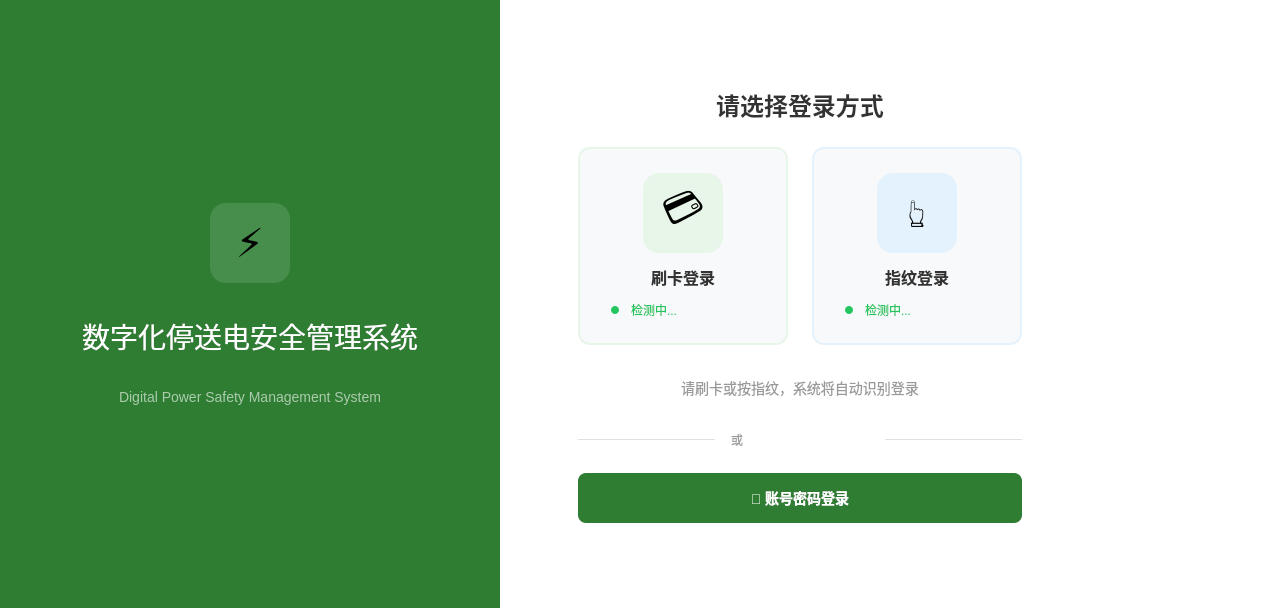
<?xml version="1.0" encoding="UTF-8"?>
<ui version="4.0">
 <class>LoginPage</class>
 <widget class="QWidget" name="LoginPage">
  <property name="geometry">
   <rect>
    <x>0</x>
    <y>0</y>
    <width>1280</width>
    <height>608</height>
   </rect>
  </property>
  <property name="styleSheet">
   <string notr="true">
/* ========== 登录页面样式 - 方案C ========== */
#LoginPage {
    background-color: #F5F3EF;
}

/* 左侧品牌面板 */
#leftPanel {
    background-color: #2E7D32;
}

#brandIcon {
    background-color: rgba(255, 255, 255, 0.125);
    border-radius: 16px;
}

#brandTitle {
    color: #FFFFFF;
    font-size: 28px;
    font-weight: normal;
}

#brandSubtitle {
    color: rgba(255, 255, 255, 0.6);
    font-size: 14px;
}

/* 右侧登录面板 */
#rightPanel {
    background-color: #FFFFFF;
}

/* 登录标题 */
#loginTitle {
    color: #333333;
    font-size: 24px;
    font-weight: bold;
}

/* 设备卡片通用样式 */
#cardReaderBox, #fingerReaderBox {
    background-color: #F8F9FA;
    border-radius: 12px;
    border: 2px solid #E8F5E9;
}

#fingerReaderBox {
    border-color: #E3F2FD;
}

/* 设备图标容器 */
#cardIconBox {
    background-color: #E8F5E9;
    border-radius: 16px;
}

#fingerIconBox {
    background-color: #E3F2FD;
    border-radius: 16px;
}

/* 设备标签 */
#cardLabel, #fingerLabel {
    color: #333333;
    font-size: 16px;
    font-weight: bold;
}

/* 状态指示器 */
#cardStatusDot, #fingerStatusDot {
    background-color: #22C55E;
    border-radius: 4px;
}

#cardStatusText, #fingerStatusText {
    color: #22C55E;
    font-size: 12px;
}

/* 提示文本 */
#hintLabel {
    color: #999999;
    font-size: 14px;
}

/* 分割线 */
#dividerLine1, #dividerLine2 {
    background-color: #E0E0E0;
}

#dividerText {
    color: #999999;
    font-size: 12px;
}

/* 账号密码登录按钮 */
#accountLoginBtn {
    background-color: #2E7D32;
    color: #FFFFFF;
    font-size: 14px;
    font-weight: bold;
    border: none;
    border-radius: 8px;
    padding: 14px 32px;
}

#accountLoginBtn:hover {
    background-color: #1B5E20;
}

#accountLoginBtn:pressed {
    background-color: #145214;
}

/* ========== 账号密码登录区域 ========== */
#usernameEdit, #passwordEdit {
    background-color: #FFFFFF;
    border: 1px solid #E0E0E0;
    border-radius: 8px;
    padding: 12px 16px;
    font-size: 14px;
    color: #333333;
}

#usernameEdit:focus, #passwordEdit:focus {
    border-color: #2E7D32;
}

#selectAccountBtn {
    background-color: #F5F7FA;
    color: #2E7D32;
    font-size: 14px;
    font-weight: bold;
    border: 1px solid #D0D7DE;
    border-radius: 8px;
    padding: 12px 18px;
}

#selectAccountBtn:hover {
    background-color: #E8F5E9;
}

#selectAccountBtn:disabled {
    color: #9AA4AF;
}

#loginBtn {
    background-color: #2E7D32;
    color: #FFFFFF;
    font-size: 16px;
    font-weight: bold;
    border: none;
    border-radius: 8px;
    padding: 14px;
}

#loginBtn:hover {
    background-color: #1B5E20;
}

#backBtn {
    background-color: transparent;
    color: #2E7D32;
    font-size: 14px;
    border: 1px solid #2E7D32;
    border-radius: 8px;
    padding: 10px 20px;
}

#backBtn:hover {
    background-color: #E8F5E9;
}
   </string>
  </property>
  
  <!-- 主布局 -->
  <layout class="QHBoxLayout" name="mainLayout">
   <property name="spacing">
    <number>0</number>
   </property>
   <property name="leftMargin">
    <number>0</number>
   </property>
   <property name="topMargin">
    <number>0</number>
   </property>
   <property name="rightMargin">
    <number>0</number>
   </property>
   <property name="bottomMargin">
    <number>0</number>
   </property>
   
   <!-- 左侧品牌面板 -->
   <item>
    <widget class="QWidget" name="leftPanel" native="true">
     <property name="minimumSize">
      <size>
       <width>500</width>
       <height>0</height>
      </size>
     </property>
     <layout class="QVBoxLayout" name="leftLayout">
      <property name="spacing">
       <number>32</number>
      </property>
      <property name="leftMargin">
       <number>60</number>
      </property>
      <property name="topMargin">
       <number>60</number>
      </property>
      <property name="rightMargin">
       <number>60</number>
      </property>
      <property name="bottomMargin">
       <number>60</number>
      </property>
      <item>
       <spacer name="leftTopSpacer">
        <property name="orientation">
         <enum>Qt::Vertical</enum>
        </property>
        <property name="sizeHint" stdset="0">
         <size>
          <width>20</width>
          <height>40</height>
         </size>
        </property>
       </spacer>
      </item>
      <!-- 品牌图标 -->
      <item>
       <layout class="QHBoxLayout" name="brandIconLayout">
        <item>
         <spacer name="iconLeftSpacer">
          <property name="orientation">
           <enum>Qt::Horizontal</enum>
          </property>
         </spacer>
        </item>
        <item>
         <widget class="QFrame" name="brandIcon">
          <property name="minimumSize">
           <size>
            <width>80</width>
            <height>80</height>
           </size>
          </property>
          <property name="maximumSize">
           <size>
            <width>80</width>
            <height>80</height>
           </size>
          </property>
          <layout class="QVBoxLayout" name="brandIconInnerLayout">
           <item>
            <widget class="QLabel" name="brandIconLabel">
             <property name="text">
              <string>⚡</string>
             </property>
             <property name="alignment">
              <set>Qt::AlignCenter</set>
             </property>
             <property name="styleSheet">
              <string>font-size: 40px;</string>
             </property>
            </widget>
           </item>
          </layout>
         </widget>
        </item>
        <item>
         <spacer name="iconRightSpacer">
          <property name="orientation">
           <enum>Qt::Horizontal</enum>
          </property>
         </spacer>
        </item>
       </layout>
      </item>
      <!-- 品牌标题 -->
      <item>
       <widget class="QLabel" name="brandTitle">
        <property name="text">
         <string>数字化停送电安全管理系统</string>
        </property>
        <property name="alignment">
         <set>Qt::AlignCenter</set>
        </property>
       </widget>
      </item>
      <!-- 品牌副标题 -->
      <item>
       <widget class="QLabel" name="brandSubtitle">
        <property name="text">
         <string>Digital Power Safety Management System</string>
        </property>
        <property name="alignment">
         <set>Qt::AlignCenter</set>
        </property>
       </widget>
      </item>
      <item>
       <spacer name="leftBottomSpacer">
        <property name="orientation">
         <enum>Qt::Vertical</enum>
        </property>
        <property name="sizeHint" stdset="0">
         <size>
          <width>20</width>
          <height>40</height>
         </size>
        </property>
       </spacer>
      </item>
     </layout>
    </widget>
   </item>
   
   <!-- 右侧登录面板 -->
   <item>
    <widget class="QWidget" name="rightPanel" native="true">
     <property name="minimumSize">
      <size>
       <width>600</width>
       <height>0</height>
      </size>
     </property>
     <layout class="QVBoxLayout" name="rightLayout">
      <property name="spacing">
       <number>0</number>
      </property>
      <property name="leftMargin">
       <number>60</number>
      </property>
      <property name="topMargin">
       <number>60</number>
      </property>
      <property name="rightMargin">
       <number>60</number>
      </property>
      <property name="bottomMargin">
       <number>60</number>
      </property>
      <item>
       <spacer name="rightTopSpacer">
        <property name="orientation">
         <enum>Qt::Vertical</enum>
        </property>
       </spacer>
      </item>
      
      <!-- 登录卡片容器 -->
      <item>
       <widget class="QWidget" name="loginCard" native="true">
        <property name="maximumSize">
         <size>
          <width>480</width>
          <height>16777215</height>
         </size>
        </property>
        <layout class="QVBoxLayout" name="loginCardLayout">
         <property name="spacing">
          <number>24</number>
         </property>
         
         <!-- 堆叠窗口：设备登录/账号登录切换 -->
         <item>
          <widget class="QStackedWidget" name="loginStackedWidget">
           <property name="currentIndex">
            <number>0</number>
           </property>
           
           <!-- 页面0：设备登录（刷卡/指纹） -->
           <widget class="QWidget" name="deviceLoginPage">
            <layout class="QVBoxLayout" name="deviceLoginLayout">
             <property name="spacing">
              <number>24</number>
             </property>
             
             <!-- 标题 -->
             <item>
              <widget class="QLabel" name="loginTitle">
               <property name="text">
                <string>请选择登录方式</string>
               </property>
               <property name="alignment">
                <set>Qt::AlignCenter</set>
               </property>
              </widget>
             </item>
             
             <!-- 设备卡片行 -->
             <item>
              <layout class="QHBoxLayout" name="deviceRowLayout">
               <property name="spacing">
                <number>24</number>
               </property>
               
               <!-- 刷卡登录卡片 -->
               <item>
                <widget class="QFrame" name="cardReaderBox">
                 <property name="minimumSize">
                  <size>
                   <width>200</width>
                   <height>180</height>
                  </size>
                 </property>
                 <layout class="QVBoxLayout" name="cardReaderLayout">
                  <property name="spacing">
                   <number>12</number>
                  </property>
                  <property name="margin">
                   <number>24</number>
                  </property>
                  <item>
                   <layout class="QHBoxLayout" name="cardIconLayout">
                    <item>
                     <spacer name="cardIconLeft">
                      <property name="orientation">
                       <enum>Qt::Horizontal</enum>
                      </property>
                     </spacer>
                    </item>
                    <item>
                     <widget class="QFrame" name="cardIconBox">
                      <property name="minimumSize">
                       <size>
                        <width>80</width>
                        <height>80</height>
                       </size>
                      </property>
                      <property name="maximumSize">
                       <size>
                        <width>80</width>
                        <height>80</height>
                       </size>
                      </property>
                      <layout class="QVBoxLayout" name="cardIconBoxLayout">
                       <item>
                        <widget class="QLabel" name="cardIcon">
                         <property name="text">
                          <string>💳</string>
                         </property>
                         <property name="alignment">
                          <set>Qt::AlignCenter</set>
                         </property>
                         <property name="styleSheet">
                          <string>font-size: 40px;</string>
                         </property>
                        </widget>
                       </item>
                      </layout>
                     </widget>
                    </item>
                    <item>
                     <spacer name="cardIconRight">
                      <property name="orientation">
                       <enum>Qt::Horizontal</enum>
                      </property>
                     </spacer>
                    </item>
                   </layout>
                  </item>
                  <item>
                   <widget class="QLabel" name="cardLabel">
                    <property name="text">
                     <string>刷卡登录</string>
                    </property>
                    <property name="alignment">
                     <set>Qt::AlignCenter</set>
                    </property>
                   </widget>
                  </item>
                  <item>
                   <layout class="QHBoxLayout" name="cardStatusLayout">
                    <item>
                     <spacer name="cardStatusLeft">
                      <property name="orientation">
                       <enum>Qt::Horizontal</enum>
                      </property>
                     </spacer>
                    </item>
                    <item>
                     <widget class="QFrame" name="cardStatusDot">
                      <property name="minimumSize">
                       <size>
                        <width>8</width>
                        <height>8</height>
                       </size>
                      </property>
                      <property name="maximumSize">
                       <size>
                        <width>8</width>
                        <height>8</height>
                       </size>
                      </property>
                     </widget>
                    </item>
                    <item>
                     <widget class="QLabel" name="cardStatusText">
                      <property name="text">
                       <string>检测中...</string>
                      </property>
                     </widget>
                    </item>
                    <item>
                     <spacer name="cardStatusRight">
                      <property name="orientation">
                       <enum>Qt::Horizontal</enum>
                      </property>
                     </spacer>
                    </item>
                   </layout>
                  </item>
                 </layout>
                </widget>
               </item>
               
               <!-- 指纹登录卡片 -->
               <item>
                <widget class="QFrame" name="fingerReaderBox">
                 <property name="minimumSize">
                  <size>
                   <width>200</width>
                   <height>180</height>
                  </size>
                 </property>
                 <layout class="QVBoxLayout" name="fingerReaderLayout">
                  <property name="spacing">
                   <number>12</number>
                  </property>
                  <property name="margin">
                   <number>24</number>
                  </property>
                  <item>
                   <layout class="QHBoxLayout" name="fingerIconLayout">
                    <item>
                     <spacer name="fingerIconLeft">
                      <property name="orientation">
                       <enum>Qt::Horizontal</enum>
                      </property>
                     </spacer>
                    </item>
                    <item>
                     <widget class="QFrame" name="fingerIconBox">
                      <property name="minimumSize">
                       <size>
                        <width>80</width>
                        <height>80</height>
                       </size>
                      </property>
                      <property name="maximumSize">
                       <size>
                        <width>80</width>
                        <height>80</height>
                       </size>
                      </property>
                      <layout class="QVBoxLayout" name="fingerIconBoxLayout">
                       <item>
                        <widget class="QLabel" name="fingerIcon">
                         <property name="text">
                          <string>👆</string>
                         </property>
                         <property name="alignment">
                          <set>Qt::AlignCenter</set>
                         </property>
                         <property name="styleSheet">
                          <string>font-size: 40px;</string>
                         </property>
                        </widget>
                       </item>
                      </layout>
                     </widget>
                    </item>
                    <item>
                     <spacer name="fingerIconRight">
                      <property name="orientation">
                       <enum>Qt::Horizontal</enum>
                      </property>
                     </spacer>
                    </item>
                   </layout>
                  </item>
                  <item>
                   <widget class="QLabel" name="fingerLabel">
                    <property name="text">
                     <string>指纹登录</string>
                    </property>
                    <property name="alignment">
                     <set>Qt::AlignCenter</set>
                    </property>
                   </widget>
                  </item>
                  <item>
                   <layout class="QHBoxLayout" name="fingerStatusLayout">
                    <item>
                     <spacer name="fingerStatusLeft">
                      <property name="orientation">
                       <enum>Qt::Horizontal</enum>
                      </property>
                     </spacer>
                    </item>
                    <item>
                     <widget class="QFrame" name="fingerStatusDot">
                      <property name="minimumSize">
                       <size>
                        <width>8</width>
                        <height>8</height>
                       </size>
                      </property>
                      <property name="maximumSize">
                       <size>
                        <width>8</width>
                        <height>8</height>
                       </size>
                      </property>
                     </widget>
                    </item>
                    <item>
                     <widget class="QLabel" name="fingerStatusText">
                      <property name="text">
                       <string>检测中...</string>
                      </property>
                     </widget>
                    </item>
                    <item>
                     <spacer name="fingerStatusRight">
                      <property name="orientation">
                       <enum>Qt::Horizontal</enum>
                      </property>
                     </spacer>
                    </item>
                   </layout>
                  </item>
                 </layout>
                </widget>
               </item>
              </layout>
             </item>
             
             <!-- 提示文本 -->
             <item>
              <widget class="QLabel" name="hintLabel">
               <property name="text">
                <string>请刷卡或按指纹，系统将自动识别登录</string>
               </property>
               <property name="alignment">
                <set>Qt::AlignCenter</set>
               </property>
              </widget>
             </item>
             
             <!-- 分割线 -->
             <item>
              <layout class="QHBoxLayout" name="dividerLayout">
               <property name="spacing">
                <number>16</number>
               </property>
               <item>
                <widget class="QFrame" name="dividerLine1">
                 <property name="minimumSize">
                  <size>
                   <width>0</width>
                   <height>1</height>
                  </size>
                 </property>
                 <property name="maximumSize">
                  <size>
                   <width>16777215</width>
                   <height>1</height>
                  </size>
                 </property>
                </widget>
               </item>
               <item>
                <widget class="QLabel" name="dividerText">
                 <property name="text">
                  <string>或</string>
                 </property>
                </widget>
               </item>
               <item>
                <widget class="QFrame" name="dividerLine2">
                 <property name="minimumSize">
                  <size>
                   <width>0</width>
                   <height>1</height>
                  </size>
                 </property>
                 <property name="maximumSize">
                  <size>
                   <width>16777215</width>
                   <height>1</height>
                  </size>
                 </property>
                </widget>
               </item>
              </layout>
             </item>
             
             <!-- 账号密码登录按钮 -->
             <item>
              <widget class="QPushButton" name="accountLoginBtn">
               <property name="text">
                <string>👤 账号密码登录</string>
               </property>
               <property name="minimumSize">
                <size>
                 <width>0</width>
                 <height>48</height>
                </size>
               </property>
              </widget>
             </item>
            </layout>
           </widget>
           
           <!-- 页面1：账号密码登录 -->
           <widget class="QWidget" name="accountLoginPage">
            <layout class="QVBoxLayout" name="accountLoginLayout">
             <property name="spacing">
              <number>20</number>
             </property>
             
             <!-- 标题 -->
             <item>
              <widget class="QLabel" name="accountLoginTitle">
               <property name="text">
                <string>账号密码登录</string>
               </property>
               <property name="alignment">
                <set>Qt::AlignCenter</set>
               </property>
               <property name="styleSheet">
                <string>color: #333333; font-size: 24px; font-weight: bold;</string>
               </property>
              </widget>
             </item>
             
             <!-- 用户名 -->
             <item>
              <layout class="QHBoxLayout" name="usernameRowLayout">
               <property name="spacing">
                <number>12</number>
               </property>
               <item>
                <widget class="QLineEdit" name="usernameEdit">
                 <property name="placeholderText">
                  <string>请输入用户名</string>
                 </property>
                 <property name="minimumSize">
                  <size>
                   <width>0</width>
                   <height>48</height>
                  </size>
                 </property>
                </widget>
               </item>
               <item>
                <widget class="QPushButton" name="selectAccountBtn">
                 <property name="text">
                  <string>选择</string>
                 </property>
                 <property name="minimumSize">
                  <size>
                   <width>84</width>
                   <height>48</height>
                  </size>
                 </property>
                </widget>
               </item>
              </layout>
             </item>
             
             <!-- 密码 -->
             <item>
              <widget class="QLineEdit" name="passwordEdit">
               <property name="placeholderText">
                <string>请输入密码</string>
               </property>
               <property name="echoMode">
                <enum>QLineEdit::Password</enum>
               </property>
               <property name="minimumSize">
                <size>
                 <width>0</width>
                 <height>48</height>
                </size>
               </property>
              </widget>
             </item>
             
             <!-- 登录按钮 -->
             <item>
              <widget class="QPushButton" name="loginBtn">
               <property name="text">
                <string>登 录</string>
               </property>
               <property name="minimumSize">
                <size>
                 <width>0</width>
                 <height>48</height>
                </size>
               </property>
              </widget>
             </item>
             
             <!-- 返回按钮 -->
             <item>
              <widget class="QPushButton" name="backBtn">
               <property name="text">
                <string>← 返回刷卡/指纹登录</string>
               </property>
               <property name="minimumSize">
                <size>
                 <width>0</width>
                 <height>40</height>
                </size>
               </property>
              </widget>
             </item>
            </layout>
           </widget>
          </widget>
         </item>
        </layout>
       </widget>
      </item>
      
      <item>
       <spacer name="rightBottomSpacer">
        <property name="orientation">
         <enum>Qt::Vertical</enum>
        </property>
       </spacer>
      </item>
     </layout>
    </widget>
   </item>
  </layout>
 </widget>
 <resources/>
 <connections/>
</ui>
